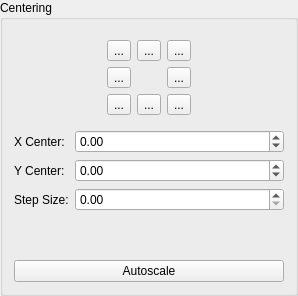
<?xml version="1.0" encoding="UTF-8"?>
<ui version="4.0">
 <class>QxrdCenterFinderDialog</class>
 <widget class="QGroupBox" name="QxrdCenterFinderDialog">
  <property name="geometry">
   <rect>
    <x>0</x>
    <y>0</y>
    <width>298</width>
    <height>296</height>
   </rect>
  </property>
  <property name="windowTitle">
   <string>Centering</string>
  </property>
  <property name="title">
   <string>Centering</string>
  </property>
  <layout class="QGridLayout" name="gridLayout">
   <item row="0" column="0">
    <layout class="QHBoxLayout" name="horizontalLayout">
     <item>
      <spacer name="horizontalSpacer">
       <property name="orientation">
        <enum>Qt::Horizontal</enum>
       </property>
       <property name="sizeHint" stdset="0">
        <size>
         <width>13</width>
         <height>20</height>
        </size>
       </property>
      </spacer>
     </item>
     <item>
      <widget class="QWidget" name="widget" native="true">
       <property name="sizePolicy">
        <sizepolicy hsizetype="Fixed" vsizetype="Fixed">
         <horstretch>0</horstretch>
         <verstretch>0</verstretch>
        </sizepolicy>
       </property>
       <layout class="QGridLayout" name="gridLayout_8">
        <item row="0" column="0">
         <widget class="QToolButton" name="m_CenterMoveUpLeft">
          <property name="text">
           <string>...</string>
          </property>
          <property name="icon">
           <iconset resource="qxrdresources.qrc">
            <normaloff>:/images/images/go-up-left.png</normaloff>:/images/images/go-up-left.png</iconset>
          </property>
          <property name="iconSize">
           <size>
            <width>48</width>
            <height>48</height>
           </size>
          </property>
         </widget>
        </item>
        <item row="0" column="1">
         <widget class="QToolButton" name="m_CenterMoveUp">
          <property name="text">
           <string>...</string>
          </property>
          <property name="icon">
           <iconset resource="qxrdresources.qrc">
            <normaloff>:/images/images/go-up.png</normaloff>:/images/images/go-up.png</iconset>
          </property>
          <property name="iconSize">
           <size>
            <width>48</width>
            <height>48</height>
           </size>
          </property>
         </widget>
        </item>
        <item row="0" column="2">
         <widget class="QToolButton" name="m_CenterMoveUpRight">
          <property name="text">
           <string>...</string>
          </property>
          <property name="icon">
           <iconset resource="qxrdresources.qrc">
            <normaloff>:/images/images/go-up-right.png</normaloff>:/images/images/go-up-right.png</iconset>
          </property>
          <property name="iconSize">
           <size>
            <width>48</width>
            <height>48</height>
           </size>
          </property>
         </widget>
        </item>
        <item row="1" column="0">
         <widget class="QToolButton" name="m_CenterMoveLeft">
          <property name="text">
           <string>...</string>
          </property>
          <property name="icon">
           <iconset resource="qxrdresources.qrc">
            <normaloff>:/images/images/go-left.png</normaloff>:/images/images/go-left.png</iconset>
          </property>
          <property name="iconSize">
           <size>
            <width>48</width>
            <height>48</height>
           </size>
          </property>
         </widget>
        </item>
        <item row="1" column="1">
         <widget class="QLabel" name="label_13">
          <property name="text">
           <string/>
          </property>
          <property name="pixmap">
           <pixmap resource="qxrdresources.qrc">:/images/images/color-wheel.png</pixmap>
          </property>
          <property name="alignment">
           <set>Qt::AlignCenter</set>
          </property>
         </widget>
        </item>
        <item row="1" column="2">
         <widget class="QToolButton" name="m_CenterMoveRight">
          <property name="text">
           <string>...</string>
          </property>
          <property name="icon">
           <iconset resource="qxrdresources.qrc">
            <normaloff>:/images/images/go-right.png</normaloff>:/images/images/go-right.png</iconset>
          </property>
          <property name="iconSize">
           <size>
            <width>48</width>
            <height>48</height>
           </size>
          </property>
         </widget>
        </item>
        <item row="2" column="0">
         <widget class="QToolButton" name="m_CenterMoveDownLeft">
          <property name="text">
           <string>...</string>
          </property>
          <property name="icon">
           <iconset resource="qxrdresources.qrc">
            <normaloff>:/images/images/go-down-left.png</normaloff>:/images/images/go-down-left.png</iconset>
          </property>
          <property name="iconSize">
           <size>
            <width>48</width>
            <height>48</height>
           </size>
          </property>
         </widget>
        </item>
        <item row="2" column="1">
         <widget class="QToolButton" name="m_CenterMoveDown">
          <property name="text">
           <string>...</string>
          </property>
          <property name="icon">
           <iconset resource="qxrdresources.qrc">
            <normaloff>:/images/images/go-down.png</normaloff>:/images/images/go-down.png</iconset>
          </property>
          <property name="iconSize">
           <size>
            <width>48</width>
            <height>48</height>
           </size>
          </property>
         </widget>
        </item>
        <item row="2" column="2">
         <widget class="QToolButton" name="m_CenterMoveDownRight">
          <property name="text">
           <string>...</string>
          </property>
          <property name="icon">
           <iconset resource="qxrdresources.qrc">
            <normaloff>:/images/images/go-down-right.png</normaloff>:/images/images/go-down-right.png</iconset>
          </property>
          <property name="iconSize">
           <size>
            <width>48</width>
            <height>48</height>
           </size>
          </property>
         </widget>
        </item>
       </layout>
      </widget>
     </item>
     <item>
      <spacer name="horizontalSpacer_2">
       <property name="orientation">
        <enum>Qt::Horizontal</enum>
       </property>
       <property name="sizeHint" stdset="0">
        <size>
         <width>13</width>
         <height>20</height>
        </size>
       </property>
      </spacer>
     </item>
    </layout>
   </item>
   <item row="1" column="0">
    <layout class="QFormLayout" name="formLayout">
     <item row="0" column="0">
      <widget class="QLabel" name="label_14">
       <property name="text">
        <string>X Center:</string>
       </property>
      </widget>
     </item>
     <item row="0" column="1">
      <widget class="QDoubleSpinBox" name="m_CenterX">
       <property name="minimum">
        <double>-10000.000000000000000</double>
       </property>
       <property name="maximum">
        <double>10000.000000000000000</double>
       </property>
      </widget>
     </item>
     <item row="1" column="0">
      <widget class="QLabel" name="label_15">
       <property name="text">
        <string>Y Center:</string>
       </property>
      </widget>
     </item>
     <item row="1" column="1">
      <widget class="QDoubleSpinBox" name="m_CenterY">
       <property name="minimum">
        <double>-10000.000000000000000</double>
       </property>
       <property name="maximum">
        <double>10000.000000000000000</double>
       </property>
      </widget>
     </item>
     <item row="2" column="0">
      <widget class="QLabel" name="label_16">
       <property name="text">
        <string>Step Size:</string>
       </property>
      </widget>
     </item>
     <item row="2" column="1">
      <widget class="QDoubleSpinBox" name="m_CenterStep"/>
     </item>
    </layout>
   </item>
   <item row="2" column="0">
    <widget class="QPushButton" name="m_AutoScaleButton">
     <property name="text">
      <string>Autoscale</string>
     </property>
    </widget>
   </item>
  </layout>
 </widget>
 <resources>
  <include location="qxrdresources.qrc"/>
  <include location="qxrdresources.qrc"/>
 </resources>
 <connections/>
</ui>
